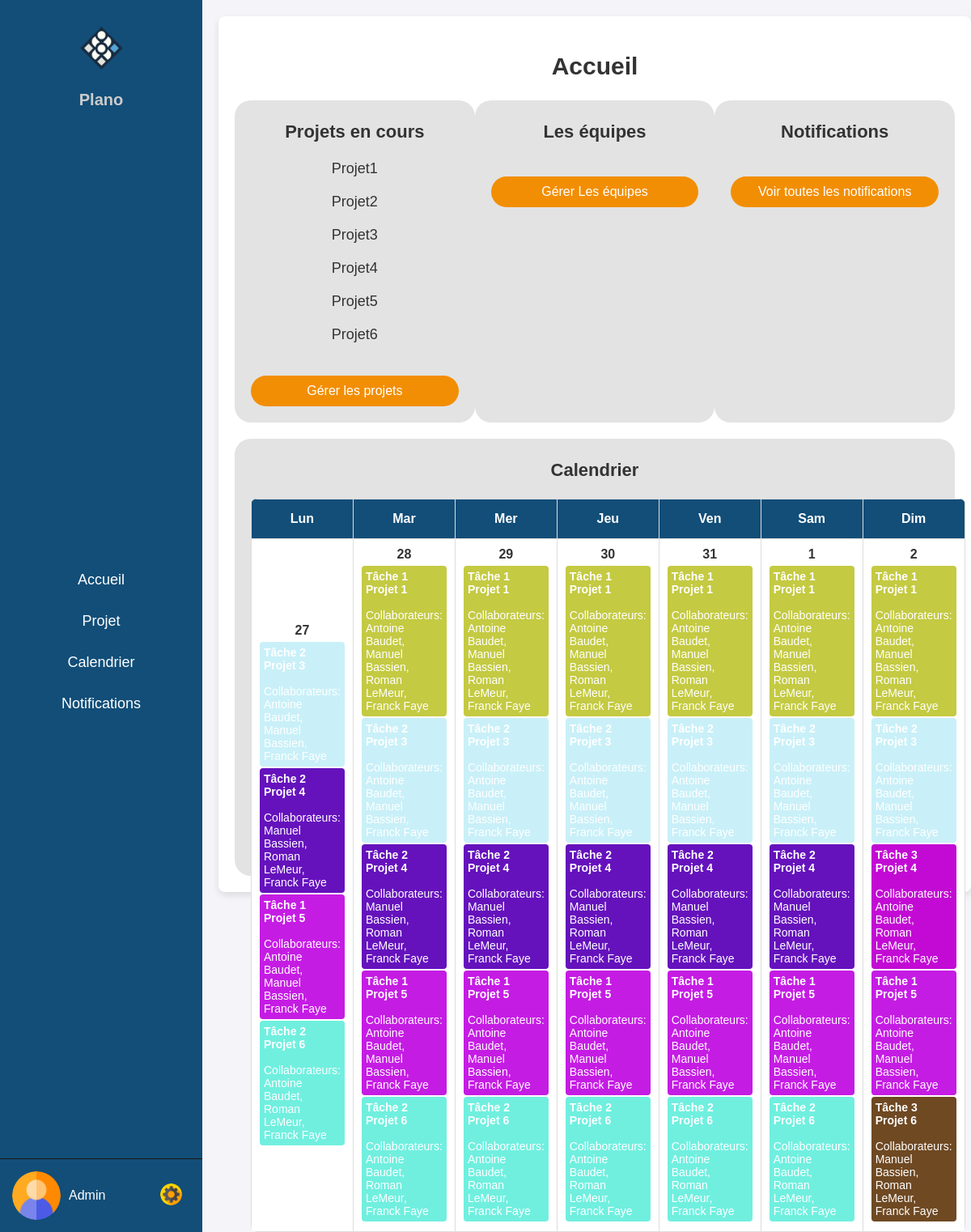
The app's page /adminpage.php with its own data.
### tables this page shows
CREATE TABLE Projet (
    ID_Projet INT AUTO_INCREMENT PRIMARY KEY,
    Titre VARCHAR(255),
    Description VARCHAR(255),
    Debut DATE,
    Fin DATE,
    Objectif VARCHAR(255),
    Budget float
);

CREATE TABLE Tache (
    ID_Tache INT AUTO_INCREMENT PRIMARY KEY,
    Titre VARCHAR(255),
    Debut DATE,
    Fin DATE,
    Collaborateur INT,
    Projet INT,
    état bit,
    FOREIGN KEY (Collaborateur) REFERENCES Collaborateur(ID_Collaborateur),
    FOREIGN KEY (Projet) REFERENCES Projet(ID_Projet)
);

### adminpage.php (the view, shortened to what this page needs)
<!DOCTYPE html>
<html lang="fr">
<head>
    <link rel="stylesheet" href="adminpage.css">
    <link rel="stylesheet" href="Calendar.css">
</head>
<body>
    <div class="navbar">
        <div class="logo">
            <img src="image/logofirst.png" alt="Logo">
            <h1>Plano</h1>
        </div>
        <ul>
            <li><a href="adminpage.php">Accueil</a></li>
            <li><a href="adminprojet.php">Projet</a></li>
            <li><a href="#">Calendrier</a></li>
            <li><a href="#">Notifications</a></li>
        </ul>
        <div class="profile-banner">
            <img src="image/user.png" alt="Profil">
            <div class="profile-info">
                <p>Admin</p>
                <div class="settings-button">
                    <a href="javascript:void(0);" onclick="toggleSettings()"><img src="image/settings.png" alt="Réglages"></a>
                </div>
            </div>
        </div>
    </div>
    <div class="main-content">
        <h2 class="accueil">Accueil</h2>
        <div class="sections-container">
                <?php
                    include('config.php');
                    $sql = "SELECT * FROM Projet";
                    $result = $conn->query($sql);
                    $projets = [];
                    if ($result->num_rows > 0) {
                        while($row = $result->fetch_assoc()) {
                            $projets[] = $row;
                        }
                    }
                ?>
                <div class="section">
                    <h3>Projets en cours</h3>
                    <ul>
                        <?php foreach ($projets as $projet): ?>
                            <li><?php echo $projet['Titre']; ?></li>
                        <?php endforeach; ?>
                    </ul>
                    <button>Gérer les projets</button>
                </div>
            <div class="section">
                <h3>Les équipes</h3>
                <button>Gérer Les équipes</button>
            </div>
            <div class="section">
                <h3>Notifications</h3>
                <button>Voir toutes les notifications</button>
            </div>
        </div>
        <div class="calendar-section">
            <h3>Calendrier</h3>
            <?php
                include('config.php');
                function getTasksForCurrentWeek($conn) {
                $startDate = date('Y-m-d', strtotime('monday this week'));
                $endDate = date('Y-m-d', strtotime('sunday this week'));
                    $sql = "SELECT Tache.*, GROUP_CONCAT(Collaborateur.Nom SEPARATOR ', ') as Collaborateurs
                    FROM Tache
                    LEFT JOIN Tache_Collaborateur ON Tache.ID_Tache = Tache_Collaborateur.ID_Tache
                    LEFT JOIN Collaborateur ON Tache_Collaborateur.ID_Collaborateur = Collaborateur.ID_Collaborateur
                    WHERE Debut <= '$endDate' AND Fin >= '$startDate'
                    GROUP BY Tache.ID_Tache";
                    $result = $conn->query($sql);
                    $tasks = [];
                    if ($result->num_rows > 0) {
                        while($row = $result->fetch_assoc()) {
                            $tasks[] = $row;
                        }
                    }
                    return $tasks;
                }
                function generateColorFromId($id) {
                    $hash = md5($id);
                    $color = substr($hash, 0, 6);
                    return '#' . $color;
                }
                function generateCalendarForCurrentWeek($conn) {
                    $tasks = getTasksForCurrentWeek($conn);
                    $calendar = '<table class="calendar-table">';
                    $calendar .= '<thead><tr><th>Lun</th><th>Mar</th><th>Mer</th><th>Jeu</th><th>Ven</th><th>Sam</th><th>Dim</th></tr></thead>';
                    $calendar .= '<tbody>';
                    $currentDate = strtotime('monday this week');
                    for ($i = 0; $i < 1; $i++) {
                        $calendar .= '<tr>';
                        for ($j = 0; $j < 7; $j++) {
                            $calendar .= '<td>';
                            $calendar .= '<div class="date">' . date('j', $currentDate) . '</div>';
                            $tasksForDate = array_filter($tasks, function($task) use ($currentDate) {
                                return strtotime($task['Debut']) <= $currentDate && strtotime($task['Fin']) >= $currentDate;
                            });
                            foreach ($tasksForDate as $task) {
                                $color = generateColorFromId($task['ID_Tache']);
                                $calendar .= "<div class='task' style='background-color : $color'>";
                                $calendar .= "<strong>{$task['Titre']}</strong><br>";
                                $calendar .= "<span>Collaborateurs: {$task['Collaborateurs']}</span>";
                                $calendar .= "</div>";
                            }
                            $calendar .= '</td>';
                            $currentDate = strtotime('+1 day', $currentDate);
                        }
                        $calendar .= '</tr>';
                    }
                    $calendar .= '</tbody>';
                    $calendar .= '</table>';
                    return $calendar;
                }
                echo generateCalendarForCurrentWeek($conn);
            ?>
        </div>
    </div>
</body>
</html>

### adminpage.css (style rules this page uses)
body { margin: 0; font-family: Arial, sans-serif; }
.navbar { width: 250px; position: fixed; top: 0; left: 0; height: 100%; background-color: #124E78; color: white; display: flex; flex-direction: column; justify-content: space-between; }
.navbar .logo { text-align: center; padding: 20px; }
.navbar .logo img { width: 80px; height: auto; }
.navbar .logo h1 { font-size: 20px; margin: 10px 0 0; }
.navbar ul { list-style-type: none; padding: 0; }
.navbar ul li { padding: 15px; text-align: center; font-size: 18px; }
.navbar ul li a { color: white; text-decoration: none; display: block; }
.profile-banner { display: flex; align-items: center; padding: 15px; border-top: 1px solid #161616; }
.profile-banner img { width: 60px; height: auto; border-radius: 50%; margin-right: 10px; }
.profile-banner .profile-info { display: flex; align-items: center; justify-content: space-between; width: 100%; }
.profile-banner .profile-info p { margin: 0; flex-grow: 1; }
.settings-button img { width: 27px; height: 27px; }
.main-content { margin-left: 250px; padding: 20px; }
h2 { color: #333; }
.sections-container { display: flex; justify-content: space-between; margin-bottom: 20px; }
.section { width: 30%; background-color: #e3e3e3; padding: 20px; border-radius: 20px; text-align: center; }
.section h3 { margin-top: 6px; font-size: 22px; }
.section ul { list-style-type: none; padding: 0; margin-top: 20px; }
.section ul li { margin-bottom: 20px; font-size: 18px; }
.section button { display: inline-block; width: 100%; padding: 10px; font-size: 16px; color: white; background-color: #f28e03; border: none; border-radius: 20px; cursor: pointer; margin-top: 20px; }
.calendar-section { background-color: #e3e3e3; padding: 20px; border-radius: 20px; text-align: center; height: 500px; }
.calendar-section h3 { margin-top: 6px; font-size: 22px; }
.accueil { font-size: 30px; text-align: center; }

### Calendar.css (style rules this page uses)
body { margin: 0; font-family: Arial, sans-serif; background-color: #f4f4f9; color: #333; }
.navbar { width: 250px; position: fixed; top: 0; left: 0; height: 100%; background-color: #124E78; color: white; display: flex; flex-direction: column; justify-content: space-between; }
.navbar ul { list-style-type: none; padding: 0; }
.navbar ul li { padding: 15px; text-align: center; font-size: 18px; }
.navbar ul li a { color: white; text-decoration: none; display: block; }
.profile-banner { display: flex; align-items: center; padding: 15px; border-top: 1px solid #161616; }
.profile-banner img { width: 60px; height: auto; border-radius: 50%; margin-right: 10px; }
.profile-banner .profile-info { display: flex; align-items: center; justify-content: space-between; width: 100%; }
.profile-banner .profile-info p { margin: 0; flex-grow: 1; }
.settings-button img { width: 27px; height: 27px; }
.main-content { margin-left: 270px; padding: 20px; background-color: white; border-radius: 8px; box-shadow: 0 4px 8px rgba(0, 0, 0, 0.1); max-width: 1200px; margin-top: 20px; }
h1 { color: #124E78; margin-bottom: 20px; }
.calendar-table { width: 100%; border-collapse: collapse; margin-bottom: 20px; background-color: #fff; border-radius: 8px; overflow: hidden; }
.calendar-table th, .calendar-table td { width: 14.28%; border: 1px solid #ddd; text-align: center; padding: 10px; transition: background-color 0.3s ease; }
.calendar-table th { background-color: #124E78; color: white; padding: 15px; }
.date { font-weight: bold; margin-bottom: 5px; font-size: 16px; }
.task { background-color: #2ecc71; color: white; margin: 2px 0; padding: 5px; border-radius: 4px; font-size: 14px; text-align: left; }
.task strong { display: block; }
.navbar .logo { text-align: center; padding: 20px; }
.navbar .logo img { width: 80px; height: auto; }
.navbar .logo h1 { font-size: 20px; margin: 10px 0 0; color: #ccc; }
.sections-container { display: flex; justify-content: space-between; margin-bottom: 20px; }
.section { width: 30%; background-color: #e3e3e3; padding: 20px; border-radius: 20px; text-align: center; }
.section h3 { margin-top: 6px; font-size: 22px; }
.section ul { list-style-type: none; padding: 0; margin-top: 20px; }
.section ul li { margin-bottom: 20px; font-size: 18px; }
.section button { display: inline-block; width: 100%; padding: 10px; font-size: 16px; color: white; background-color: #f28e03; border: none; border-radius: 20px; cursor: pointer; margin-top: 20px; }

### records on screen
projet: Titre "Projet1"
projet: Titre "Projet2"
projet: Titre "Projet3"
projet: Titre "Projet4"
projet: Titre "Projet5"
projet: Titre "Projet6"
tache: Titre "Tâche 2 Projet 3", Collaborateurs "Antoine Baudet, Manuel Bassien, Franck Faye"
tache: Titre "Tâche 2 Projet 4", Collaborateurs "Manuel Bassien, Roman LeMeur, Franck Faye"
tache: Titre "Tâche 1 Projet 5", Collaborateurs "Antoine Baudet, Manuel Bassien, Franck Faye"
tache: Titre "Tâche 2 Projet 6", Collaborateurs "Antoine Baudet, Roman LeMeur, Franck Faye"
tache: Titre "Tâche 1 Projet 1", Collaborateurs "Antoine Baudet, Manuel Bassien, Roman LeMeur, Franck Faye"
tache: Titre "Tâche 3 Projet 4", Collaborateurs "Antoine Baudet, Roman LeMeur, Franck Faye"
tache: Titre "Tâche 3 Projet 6", Collaborateurs "Manuel Bassien, Roman LeMeur, Franck Faye"

### other values on screen
date('j', $currentDate) "28"
date('j', $currentDate) "29"
date('j', $currentDate) "30"
date('j', $currentDate) "31"
date('j', $currentDate) "1"
date('j', $currentDate) "2"
